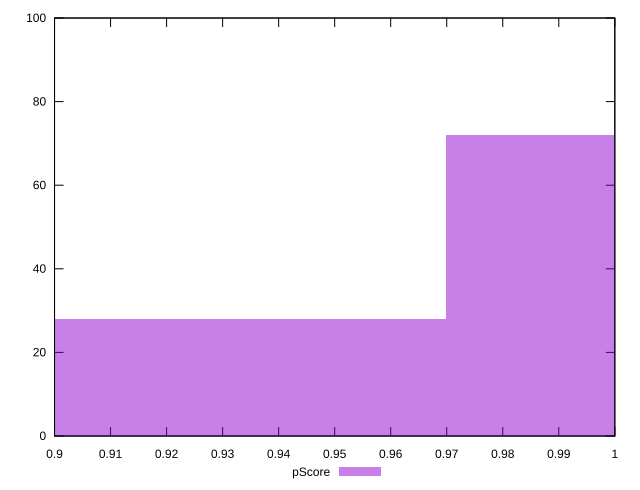

The gnuplot source for this figure:
reset

$pScore <<EOF
1.0057222845225304 72
0.9338849784852069 28
EOF

set key outside below
set boxwidth 0.0718373060373236
set xrange [0.9:1]
set yrange [0:100]
set trange [0:100]
set style fill transparent solid 0.5 noborder
set terminal svg size 640, 490 enhanced background rgb 'white'
set output "reports/report_00033_2021-03-01T14-23-16.841Z/uses-http2/samples/astro/pScore/histogram.svg"

plot $pScore title "pScore" with boxes

reset
